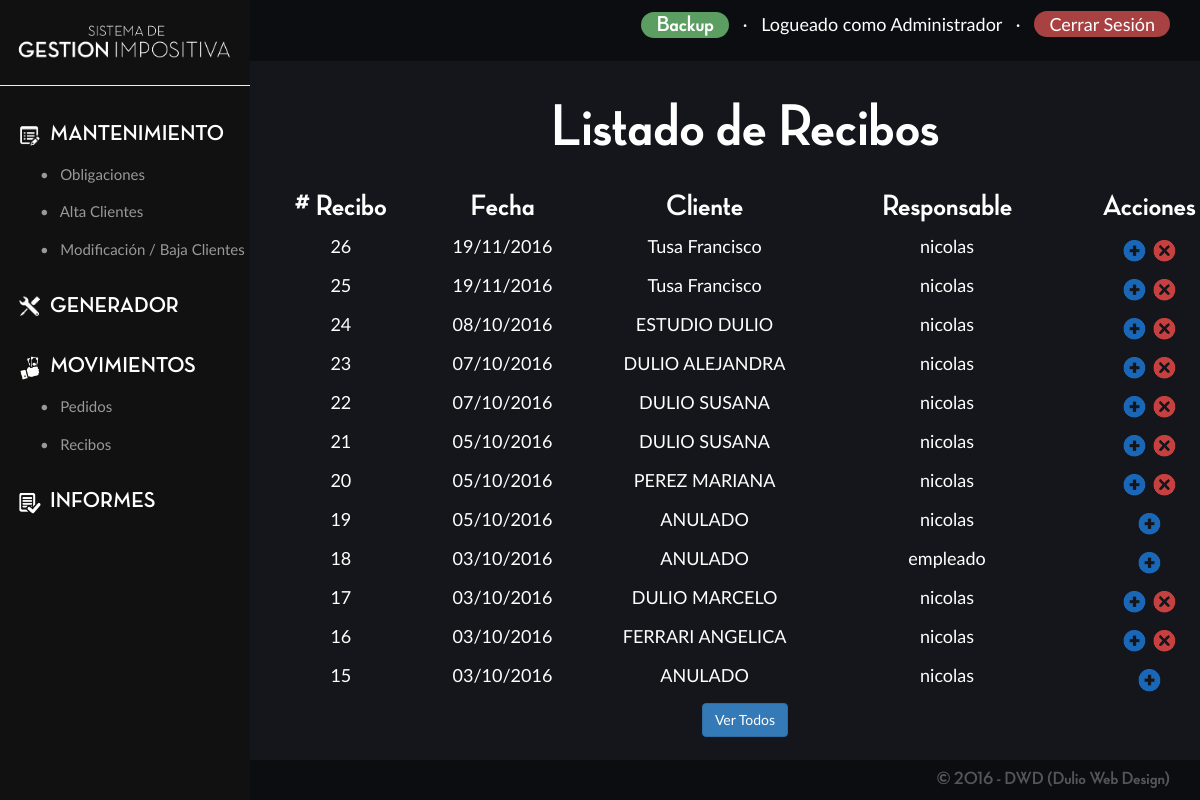
Page /recibos.php (signed in) on the earlier database version.
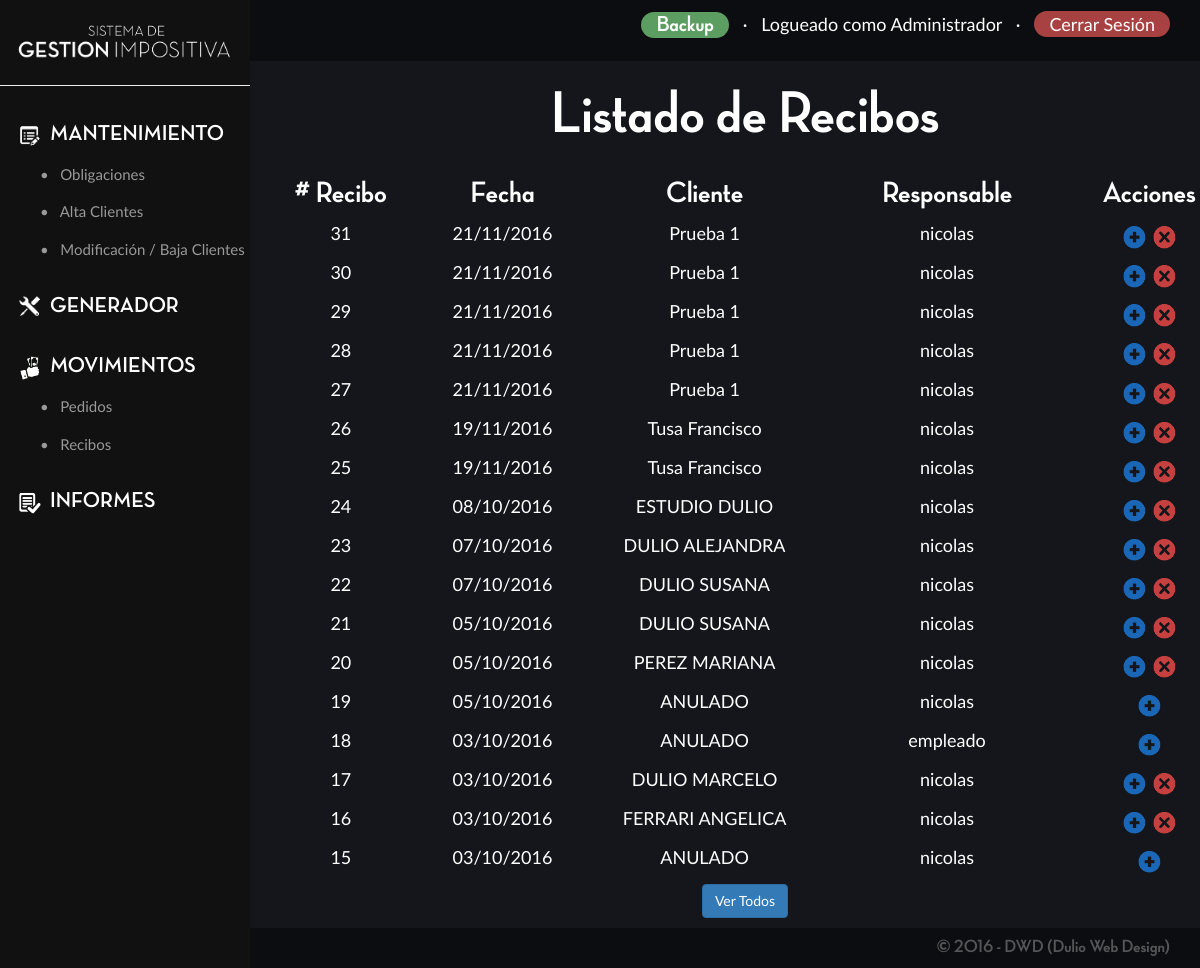
Same page on the later database version.
### tables this page shows
CREATE TABLE `usuario` (
  `username` varchar(30) NOT NULL,
  `password` varchar(100) NOT NULL,
  `tipoUsuario` varchar(1) NOT NULL,
  PRIMARY KEY (`username`)
);

CREATE TABLE `recibo` (
  `nroRecibo` int(11) NOT NULL,
  `anulado` tinyint(1) NOT NULL DEFAULT '0',
  `username` varchar(30) NOT NULL,
  `fecha` date NOT NULL,
  `comentario` varchar(200) NOT NULL DEFAULT ' ',
  PRIMARY KEY (`nroRecibo`,`username`),
  KEY `fk_recibo_usuario1_idx` (`username`)
);

### session.php (called while the page is built, shortened)
<?php
	require("conecto.php");
	$user_check=$_SESSION['login_user'];
	$ses_sql=mysqli_query($conexion, "SELECT username FROM usuario WHERE username='$user_check'");
	$row = mysqli_fetch_assoc($ses_sql);
	$login_session =$row['username'];
?>

### funciones.php (called while the page is built, shortened)
<?php
	require "conecto.php";
	function getTipoUsuario($username){
		global $conexion;
		$sql="SELECT tipoUsuario FROM usuario WHERE username = '$username'";
		$resultado = mysqli_query($conexion,$sql);
		$tipoUsuario = mysqli_fetch_row($resultado);
		return $tipoUsuario[0];
	}
	function getNombreApellido($idCliente){
		global $conexion;
		$sql = "SELECT * FROM cliente WHERE idCliente = '$idCliente'";
		$resultado = mysqli_query($conexion,$sql);
		$cliente = mysqli_fetch_assoc($resultado);
		return $cliente['apellido']." ".$cliente['nombre'];
	}
?>

### recibos.php (the view, shortened to what this page needs)
<?php
	include "session.php";
	include "funciones.php";
?>
<!doctype html>
<html>
<head>
    <link rel="stylesheet" href="css/bootstrap.css">
    <link rel="stylesheet" href="estilospanel.css">
</head>
<body>
	<?php
		include "conecto.php";
	?>
	<div class="lateral">
		<?php
			include "modificar/logoInside.php";
		?>
		<hr>
		<?php
			$tipoUsuario= getTipoUsuario($login_session);
			switch ($tipoUsuario) {
						case 0:
							include "modificar/menu0.php";
							break;
					}
		?>
	</div>
	<div class="principal">
		<div class="superior">
			<?php include "modificar/superior.php"; ?>
		</div>
		<div id="listado" class="contenido">
			<div class="row">
				<h1 align="center">
					Listado de Recibos
				</h1>
			</div>
			<div class="row">
				<?php
					if(getTipoUsuario($_SESSION['login_user'])!='0'){
						$sql = "SELECT nroRecibo, anulado, username, DATE_FORMAT(fecha,'%d/%m/%Y') AS fecha FROM recibo WHERE username = '".$_SESSION['login_user']."' ORDER BY nroRecibo DESC";
					}else{
						$sql = "SELECT nroRecibo, anulado, username, DATE_FORMAT(fecha,'%d/%m/%Y') AS fecha FROM recibo ORDER BY nroRecibo DESC";
					}
					if(!isset($verTodos)){
						$sql .= " LIMIT 20";
					}
					$resultado = mysqli_query($conexion,$sql);
					echo"
						<div class='row'>
							<div class='col-sm-2'>
								<h2 align='center'>
									# Recibo
								</h2>
							</div>
							<div class='col-sm-2'>
								<h2 align='center'>
									Fecha
								</h2>
							</div>
							<div class='col-sm-3'>
								<h2 align='center'>
									Cliente
								</h2>
							</div>
							<div class='col-sm-3'>
								<h2 align='center'>
									Responsable
								</h2>
							</div>
							<div class='col-sm-2'>
								<h2 align='center'>
									Acciones
								</h2>
							</div>
						</div>
						";
					while($recibo = mysqli_fetch_assoc($resultado)){
						$idRecibo = $recibo['nroRecibo'];
						$sqli="SELECT idCliente FROM cobro WHERE nroRecibo = '$idRecibo'";
						$resultadoi = mysqli_query($conexion,$sqli);
						$cliente = mysqli_fetch_assoc($resultadoi);
						$idCliente = $cliente['idCliente'];
						if($recibo['anulado']== 0){
							echo"
								<div class='row'>
									<div class='col-sm-2'>
										<p align='center' class='listadoClientes'>
											".$recibo['nroRecibo']."
										</p>
									</div>
									<div class='col-sm-2'>
										<p align='center' class='listadoClientes'>
											".$recibo['fecha']."
										</p>
									</div>
									<div class='col-sm-3'>
										<p align='center' class='listadoClientes'>
											".getNombreApellido($idCliente)."
										</p>
									</div>
									<div class='col-sm-3'>
										<p align='center' class='listadoClientes'>
											".$recibo['username']."
										</p>
									</div>
									<div class='col-sm-2'>
										<p align='center'>
											<a class='verMas' href='#' id='".$recibo['nroRecibo']."'>
												<img src='img/mas.png' width='25px' alt='Ver Más'>
											</a>";
											if(getTipoUsuario($_SESSION['login_user'])=='0'){
											echo"
												<a class='eliminar' href='#' id='".$recibo['nroRecibo']."'>
													<img src='img/cross.png' width='25px' alt='Eliminar'>
												</a>";
											}
											echo"
										</p>
									</div>
								</div>
							";
						}else{
							echo"
								<div class='row'>
									<div class='col-sm-2'>
										<p align='center' class='listadoClientes'>
											".$recibo['nroRecibo']."
										</p>
									</div>
									<div class='col-sm-2'>
										<p align='center' class='listadoClientes'>
											".$recibo['fecha']."
										</p>
									</div>
									<div class='col-sm-3'>
										<p align='center' class='listadoClientes'>
											ANULADO
										</p>
									</div>
									<div class='col-sm-3'>
										<p align='center' class='listadoClientes'>
											".$recibo['username']."
										</p>
									</div>
									<div class='col-sm-2'>
										<p align='center'>
											<a class='verMas' href='#' id='".$recibo['nroRecibo']."'>
												<img src='img/mas.png' width='25px' alt='Ver Más'>
											</a>
										</p>
									</div>
								</div>
							";
						}
					}
				?>
			</div>
			<?php
				if(!isset($verTodos)){
					echo"
						<div class='row'>
							<p align='center'>
								<a href='recibos.php?verTodos=1' class='btn btn-primary'>Ver Todos</a>
							</p>
						</div>
					";
				}
			?>
		</div>
		<div class="inferior">
			<h4 align="right">
	    		<a target="_blank" class="footer" href="http://www.dulio.com.ar">&copy; 2016 - DWD (Dulio Web Design)</a>
	    	</h4>
		</div>
	</div>
</body>
</html>

### modificar/logoInside.php
<?php
	echo"
		<br>
		<p align='center'> <img src='img/logo.png' width='90%'> </p>
	";
?>

### modificar/menu0.php (shortened to what this page needs)
<?php
	echo"
		<ul>
			<!--<a href='inicio.php'><li>
				<img src='img/ico-inicio.png' width='40px'> INICIO
			</li></a>-->
			<li>
				<img src='img/ico-editar.png' width='40px'>MANTENIMIENTO
				<ul>
					<a href='ingresarObligacion.php'><li>&bullet; &nbsp; Obligaciones</li></a>
				</ul>
				<!--<ul>
					<a href='ingresarCategoria.php'><li>&bullet; &nbsp; Categorías</li></a>
				</ul>-->
				<ul>
					<a href='ingresarCliente.php'><li>&bullet; &nbsp; Alta Clientes</li></a>
				</ul>
				<ul>
					<a href='modificacionBajaCliente.php'><li>&bullet; &nbsp; Modificación / Baja Clientes</li></a>
				</ul>
				<!--<ul>
					<a href='ingresarBanco.php'><li>&bullet; &nbsp; Centros de Pago</li></a>
				</ul>-->
			</li>
			<a href='generador.php'><li>
				<img src='img/ico-configuracion.png' width='40px'>GENERADOR
			</li></a>
			<a href='movimientos.php'><li>
				<img src='img/ico-ventas.png' width='40px'>MOVIMIENTOS
				<ul>
					<a href='cobros.php'><li>&bullet; &nbsp; Pedidos</li></a>
				</ul>
				<!--<ul>
					<a href='pagos.php'><li>&bullet; &nbsp; Pagos</li></a>
				</ul>-->
				<ul>
					<a href='recibos.php'><li>&bullet; &nbsp; Recibos</li></a>
				</ul>
			</li></a>
			<a href='informes.php'><li>
				<img src='img/ico-informe.png' width='40px'>INFORMES
			</li></a>
			<!--<a href='#'><li>
				<img src='img/ico-configuracion.png' width='40px'>CONFIGURACIÓN
			</li></a>-->
		</ul>
	";
?>

### modificar/superior.php (shortened to what this page needs)
<?php
	$idTipoUsuario=getTipoUsuario($login_session);
	echo"
		<p class='logueadocomo' align='right'>
	";
	if($idTipoUsuario==0){
		echo"
					<a id='visitarsitio' href='quieresBackupear.php'>Backup</a> &nbsp; &middot; &nbsp;
				";
	}
				echo"
				Logueado como
				";
					switch ($idTipoUsuario) {
						case 0:
							$tipoUsuario = 'Administrador';
							break;
					}
						echo "$tipoUsuario";
				echo"
				&nbsp; &middot; &nbsp; <a id='cerrarsesion' href='backupAlternativo.php'>Cerrar Sesión</a>
			</p>
	";
?>

### estilospanel.css (style rules this page uses)
* { margin: 0; padding: 0; }
html { height: 100%; min-height: 100%; }
body { font-family: 'LatoR'; overflow-x: hidden; height: 100%; min-height: 100%; background-color: #14161b; }
h1, h2, h3, h4, h5, h6 { font-family: 'Neutra'; }
h1 { font-size: 60px; }
.lateral { width: 250px; position: fixed; height: 100%; background-color: #111111; color: #FFF; overflow-y: auto; }
.principal { margin-left: 250px; min-height: 100%; background-color: #14161b; color: #FFF; display: flex; flex-direction: column; justify-content: space-between; }
.superior { background-color: #0c0d10; }
.contenido { min-height: 80%; font-size: 20px; }
.inferior { background-color: #0c0d10; }
ul li { padding: 10px 0px; padding-left: 10px; display: block; font-size: 22px; font-family: 'Neutra'; width: 100%; }
ul li ul li { padding: 8px 0px; padding-left: 30px; display: block; font-size: 15px; font-family: 'LatoR'; color: #999999; width:100%; }
a { color: #FFF; }
.logueadocomo { font-size: 18px; padding: 10px 0px; padding-right: 30px; }
#visitarsitio { font-family: 'Neutra'; font-size: 22px; }
.footer { color:rgba(255,255,255,0.3); padding-right:30px; }
#visitarsitio { border-radius: 15px; padding: 2px 15px; background-color: #5c9e62; }
#cerrarsesion { border-radius: 15px; padding: 2px 15px; background-color: #a84141; }
#listado { margin-left: 40px; }
#cerrarsesion { color: #FFF; }
.listadoClientes { font-size: 18px; }

Differences in the rows shown:
added recibo: nroRecibo "31", fecha "21/11/2016", idCliente "Prueba 1", username "nicolas", anulado 0 (drawn)
added recibo: nroRecibo "30", fecha "21/11/2016", idCliente "Prueba 1", username "nicolas", anulado 0 (drawn)
added recibo: nroRecibo "29", fecha "21/11/2016", idCliente "Prueba 1", username "nicolas", anulado 0 (drawn)
added recibo: nroRecibo "28", fecha "21/11/2016", idCliente "Prueba 1", username "nicolas", anulado 0 (drawn)
added recibo: nroRecibo "27", fecha "21/11/2016", idCliente "Prueba 1", username "nicolas", anulado 0 (drawn)
